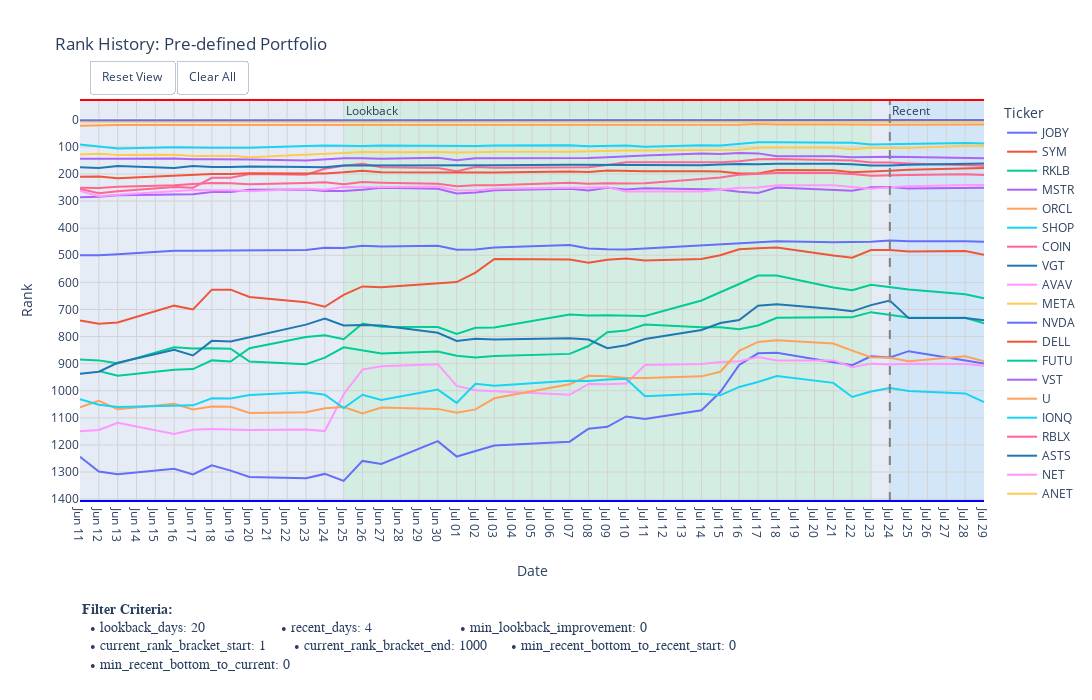

Notebook source saved alongside this figure:
### Markdown cell above
### Step 8: Visualize Portfolio

Plot the rank history for the tickers in the pre-defined portfolio to compare their recent performance.

### Code cell
print("--- Step 8: Plotting rank history for the portfolio ---")

if PORTFOLIO_TICKERS:
    plot_days = PERIOD_PARAMS['lookback_days'] + PERIOD_PARAMS['recent_days'] + 10
    # Combine both dictionaries for complete context in the plot's annotation
    full_criteria_for_plot = {**PERIOD_PARAMS, **METRIC_FILTERS}
    
    plotting_utils.plot_rank_with_criteria(
        df_rank_history=df_rank_history.iloc[:, -plot_days:],
        ticker_list=PORTFOLIO_TICKERS,
        title_suffix="Pre-defined Portfolio",
        filter_criteria=full_criteria_for_plot, # Pass the combined dict
        width=1150,
        height=700,
    )
else:
    print("Portfolio ticker list is empty. Nothing to plot.")
